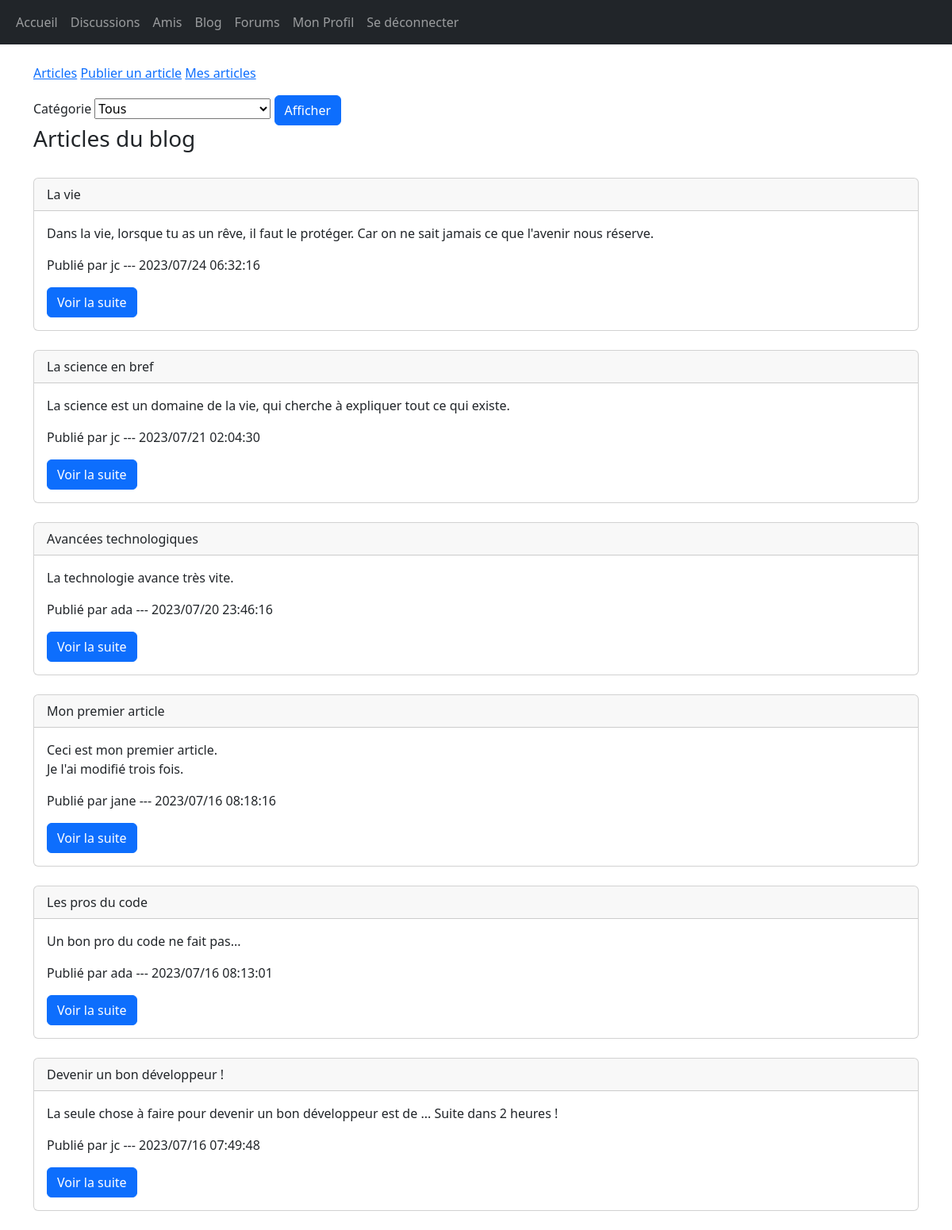
Page /index.php?blog=index (signed in) on the committed database.
### tables this page shows
CREATE TABLE `blog_articles` (
  `id` int(11) NOT NULL,
  `author` text NOT NULL,
  `article_title` text NOT NULL,
  `category` text NOT NULL,
  `content` text NOT NULL,
  `article_date` text NOT NULL
);

### src/controllers/blog/blog_home.php (called while the page is built)
<?php
require "src/models/blog.php";
if (isset($_POST['category']) and $_POST['category'] != "Tous") {
    $articles = getArticles($_POST['category']);
}else {
    $articles = getArticles("all");
}
require "src/views/blog/blog_home.php";

### src/models/blog.php (called while the page is built, shortened)
<?php
function getArticles($category){
    require "src/models/pdo.php";
    if ($category=="all") {
        $sql = $bdd->query("SELECT * FROM blog_articles ORDER BY id DESC");
    }else {
        $sql = $bdd->prepare("SELECT * FROM blog_articles WHERE category=? ORDER BY id DESC");
        $sql->execute(array($category));
    }
    $articles=[];
    while ($res = $sql->fetch()) {
        $articles[] = [
            'id'=>$res['id'],
            'author'=>$res['author'],
            'title'=>$res['article_title'],
            'content'=>$res['content'],
            'date'=>$res['article_date'],
        ];
    }
    return $articles;
}

### src/views/blog/blog_home.php (the view, shortened to what this page needs)
<?php
require "src/views/includes/header.php";
?>
<main class="container">
    <p>
        <a href="index.php?blog=index">Articles</a>
        <a href="index.php?publishArticle">Publier un article</a>
        <a href="index.php?myArticles">Mes articles</a>
    </p>
    <form action="" method="post">
        <div class="article">
            <label for="category">Catégorie</label>
            <select name="category" id="category">
                <option>Tous</option>
            </select>
            <button type="submit" class="btn btn-primary">Afficher</button>
        </div>
    </form>
    <h3>Articles du blog</h3>
    <br>
    <?php
    if(!empty($articles)){
        foreach ($articles as $article) {
        ?>
            <article class="card">
                <p class="card-header">
                    <?= $article['title'] ?>
                </p>
                <div class="card-body">
                    <p class="card-text">
                        <?= $article['content'] ?>
                    </p>
                    <p  class="card-text">
                        Publié par <?= $article['author'] . " --- " . $article['date']  ?>
                    </p>
                    <p  class="card-text">
                        <a href="index.php?viewArticle=<?= $article['id'] ?>" class="btn btn-primary">Voir la suite</a>
                    </p>
                </div>
            </article>
            <br>
        <?php
        }
    }else {
        $_SESSION['msg'] = "Aucun article trouvé !";
    }
    ?>
</main>
<?php
$content=ob_get_clean();
require "src/views/layout.php";
?>

### src/views/includes/header.php
<nav class="navbar navbar-expand-md navbar-dark bg-dark mb-4">
  <div class="container-fluid">
    <div class="collapse navbar-collapse" id="navbarCollapse">
      <ul class="navbar-nav me-auto mb-2 mb-md-0">
        <li class="nav-item">
          <a class="nav-link" href="index.php?home">Accueil</a>
        </li>
        <li class="nav-item">
          <a class="nav-link" href="index.php?chats">Discussions</a>
        </li>
        <li>
            <a class="nav-link"  href="index.php?myFriends">Amis</a>
        </li>
        <li>
            <a class="nav-link"  href="index.php?blog=index">Blog</a>
        </li>
        <li>
            <a class="nav-link"  href="index.php?forums=index">Forums</a>
        </li>
        <li>
            <a class="nav-link"  href="index.php?profile-for=me">Mon Profil</a>
        </li>
        <li>
            <a class="nav-link"  href="index.php?logout">Se déconnecter</a>
        </li>
      </ul>
    </div>
  </div>
</nav>

### index.php (shortened to what this page needs)
<?php
if ((!isset($_SESSION['username']) AND !isset($_GET['signup']) AND !isset($_GET['login'])) OR isset($_GET['login'])) {
    require "src/controllers/auth/login.php";
}
elseif (isset($_GET['signup'])) {
    require "src/controllers/auth/signup.php";
}
elseif (isset($_GET['logout'])) {
    require "src/controllers/auth/logout.php";
}
elseif (isset($_GET['home'])) {
    require "src/views/home.php";
}
elseif (isset($_GET['chats'])) {
    require "src/controllers/chats/index.php";
}
elseif (isset($_GET['users_list'])) {
    require "src/controllers/chats/users_list.php";
}
elseif (isset($_GET['chat-to']) and !empty($_GET['chat-to'])) {
    require "src/controllers/chats/private_chat.php";
}
elseif (isset($_GET['deleteMsg']) and !empty($_GET['deleteMsg'])) {
    require "src/controllers/chats/deleteMsg.php";
}
elseif (isset($_GET['profile-for']) and !empty($_GET['profile-for'])) {
    require "src/controllers/profile/profile.php";
}
elseif (isset($_GET['forums']) and $_GET['forums']=="index") {
    require "src/views/forums/forums.php";
}
elseif (isset($_GET['forums']) and isset($_GET['design'])) {
    require "src/controllers/forums/design.php";
}
elseif (isset($_GET['forums']) and isset($_GET['code'])) {
    require "src/controllers/forums/code.php";
}
elseif (isset($_GET['forums']) and isset($_GET['network'])) {
    require "src/controllers/forums/network.php";
}
elseif (isset($_GET['forums']) and isset($_GET['others'])) {
    require "src/controllers/forums/others.php";
}
elseif (isset($_GET['postQuestion']) and !empty($_GET['postQuestion'])) {
    require "src/controllers/forums/actions/postQuestion.php";
}
elseif (isset($_GET['myQuestions']) and !empty($_GET['myQuestions'])) {
    require "src/controllers/forums/actions/myQuestions.php";
}
elseif (isset($_GET['viewQuestion']) and !empty($_GET['viewQuestion'])) {
    require "src/controllers/forums/actions/viewQuestion.php";
}
elseif (isset($_GET['answer']) and !empty($_GET['answer'])) {
    require "src/controllers/forums/actions/answer.php";
}
elseif (isset($_GET['blog']) and $_GET['blog']=="index") {
    require "src/controllers/blog/blog_home.php";
}
elseif (isset($_GET['publishArticle'])) {
    require "src/controllers/blog/publishArticle.php";
}
elseif (isset($_GET['myArticles'])) {
    require "src/controllers/blog/myArticles.php";
}
elseif (isset($_GET['viewArticle'])) {
    require "src/controllers/blog/viewArticle.php";
}
elseif (isset($_GET['modifyArticle']) and !empty($_GET['modifyArticle'])) {
    require "src/controllers/blog/modifyArticle.php";
}
elseif (isset($_GET['modifyQuestion']) and !empty($_GET['modifyQuestion'])) {
    require "src/controllers/forums/actions/modifyQuestion.php";
}
elseif (isset($_GET['friends']) and $_GET['friends']=="index") {
    require "src/controllers/friends/friends.php";
}
elseif (isset($_GET['usersList'])) {
    require "src/controllers/friends/usersList.php";
}
elseif (isset($_GET['add_friend'])) {
    require "src/controllers/friends/add_friend.php";
}
elseif (isset($_GET['friendRequests'])) {
    require "src/controllers/friends/friendRequests.php";
}
elseif (isset($_GET['confirmRequest']) and !empty($_GET['confirmRequest'])) {
    require "src/controllers/friends/confirmRequest.php";
}
elseif (isset($_GET['refuseRequest']) and !empty($_GET['refuseRequest'])) {
    require "src/controllers/friends/refuseRequest.php";
}
elseif (isset($_GET['myFriends'])) {
    require "src/controllers/friends/myFriends.php";
}
elseif (isset($_GET['modifyProfile'])) {
    require "src/controllers/profile/modifyProfile.php";
}
else {
    require "src/controllers/auth/login.php";
}

### src/views/layout.php (shortened to what this page needs)
<!DOCTYPE html>
<html lang="fr">
<head>
    <link rel="stylesheet" href="css/bootstrap.css">
</head>
<body>
    <?= $content ?>
</body>
</html>

### rows in the picture
blog_articles: article_title "La vie", content "Dans la vie, lorsque tu as un rêve, il faut le protéger. Car on ne sait jamais ce que l'avenir nous réserve.", author "jc", article_date "2023/07/24 06:32:16"
blog_articles: article_title "La science en bref", content "La science est un domaine de la vie, qui cherche à expliquer tout ce qui existe.", author "jc", article_date "2023/07/21 02:04:30"
blog_articles: article_title "Avancées technologiques", content "La technologie avance très vite.", author "ada", article_date "2023/07/20 23:46:16"
blog_articles: article_title "Mon premier article", content "Ceci est mon premier article. Je l'ai modifié trois fois.", author "jane", article_date "2023/07/16 08:18:16"
blog_articles: article_title "Les pros du code", content "Un bon pro du code ne fait pas...", author "ada", article_date "2023/07/16 08:13:01"
blog_articles: article_title "Devenir un bon développeur !", content "La seule chose à faire pour devenir un bon développeur est de ... Suite dans 2 heures !", author "jc", article_date "2023/07/16 07:49:48"
